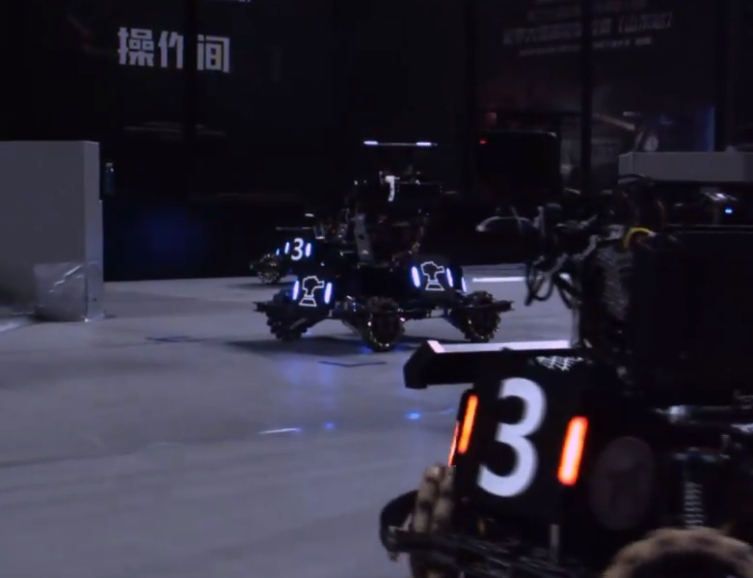
#> input picture img/2.jpg, 753 x 578 px
$ python dt.py
#> lines starting #> are read from the running program, lines starting #| are printed output that depends on the picture; after the words box and inside, x2 and y2 are one past the last pixel; in counts of white or black regions, pixels touching at a corner belong together
import cv2
import numpy as np
from enum import Enum

# 定义颜色常量
RED = 0
BLUE = 1

def show_img(img):
    if img is not None:
        cv2.namedWindow("tmp", cv2.WINDOW_NORMAL)
        cv2.imshow("tmp", img)


# 定义装甲类型
class ArmorType(Enum):
    SMALL = 0
    LARGE = 1
    INVALID = 2

# 定义灯条类
class Light:
    def __init__(self, box):
        self.color = None
        self.top = None
        self.bottom = None
        self.length = 0
        self.width = 0
        self.tilt_angle = 0

        points = cv2.boxPoints(box)
        points = sorted(points, key=lambda p: p[1])  # 按y坐标排序
        self.top = (points[0] + points[1]) / 2
        self.bottom = (points[2] + points[3]) / 2

        self.center = (self.top + self.bottom) / 2  # 添加center属性
        self.length = np.linalg.norm(self.top - self.bottom)
        self.width = np.linalg.norm(points[0] - points[1])

        self.tilt_angle = np.arctan2(abs(self.top[0] - self.bottom[0]), abs(self.top[1] - self.bottom[1])) * 180 / np.pi

# 定义装甲板类
class Armor:
    def __init__(self, light1, light2):
        if light1.center[0] < light2.center[0]:
            self.left_light = light1
            self.right_light = light2
        else:
            self.left_light = light2
            self.right_light = light1

        self.center = (self.left_light.center + self.right_light.center) / 2
        self.type = None
        self.number_img = None
        self.number = ""
        self.confidence = 0
        self.classification_result = ""

# 定义检测器类
class Detector:
    def __init__(self, bin_thres, color, light_params, armor_params):
        self.binary_thres = bin_thres
        self.detect_color = color
        self.light_params = light_params
        self.armor_params = armor_params
        self.lights = []
        self.armors = []

    def detect(self, input_img):
        binary_img = self.preprocess_image(input_img)
        self.lights = self.find_lights(input_img, binary_img)
        self.armors = self.match_lights(self.lights)

        # 这里可以添加分类数字的代码
        # if self.armors:
        #     self.classifier.extract_numbers(input_img, self.armors)
        #     self.classifier.classify(self.armors)

        return self.armors

    def preprocess_image(self, rgb_img):
        """预处理图像"""
        dark_img = cv2.convertScaleAbs(rgb_img, alpha=0.5)
        gray_img = cv2.cvtColor(dark_img, cv2.COLOR_RGB2GRAY)
        _, binary_img = cv2.threshold(gray_img, self.binary_thres, 255, cv2.THRESH_BINARY)

        show_img(binary_img)

        return binary_img

    def find_lights(self, rgb_img, binary_img):
        """查找灯条"""
        contours, _ = cv2.findContours(binary_img, cv2.RETR_EXTERNAL, cv2.CHAIN_APPROX_SIMPLE)
        lights = []

        for contour in contours:
            if len(contour) < 5:
                continue

            r_rect = cv2.minAreaRect(contour)
            light = Light(r_rect)

            if self.is_light(light):
                rect = cv2.boundingRect(contour)
                roi = rgb_img[rect[1]:rect[1]+rect[3], rect[0]:rect[0]+rect[2]]
                sum_r = np.sum(roi[:, :, 2])  # 红色通道
                sum_b = np.sum(roi[:, :, 0])  # 蓝色通道
                light.color = RED if sum_r > sum_b else BLUE
                lights.append(light)

        return lights

    def is_light(self, light):
        """判断是否为灯条"""
        ratio = light.width / light.length
        ratio_ok = self.light_params['min_ratio'] < ratio < self.light_params['max_ratio']
        angle_ok = light.tilt_angle < self.light_params['max_angle']
        return ratio_ok and angle_ok

    def match_lights(self, lights):
        """匹配灯条"""
        armors = []
        for i, light1 in enumerate(lights):
            for light2 in lights[i + 1:]:
                if light1.color != self.detect_color or light2.color != self.detect_color:
                    continue

                # if self.contain_light(light1, light2, lights):
                #     continue

                armor_type = self.is_armor(light1, light2)
                if armor_type != ArmorType.INVALID:
                    armor = Armor(light1, light2)
                    armor.type = armor_type
                    armors.append(armor)

        return armors

    def contain_light(self, light1, light2, lights):
        """判断两条灯条之间是否包含其他灯条"""
        points = np.array([light1.top, light1.bottom, light2.top, light2.bottom])
        bounding_rect = cv2.boundingRect(points)

        # 获取矩形的坐标和尺寸
        x, y, w, h = bounding_rect

        for test_light in lights:
            if test_light == light1 or test_light == light2:
                continue

            # 检查灯条的顶点和中心是否在矩形内
            if (x <= test_light.top[0] <= x + w and y <= test_light.top[1] <= y + h) or \
            (x <= test_light.bottom[0] <= x + w and y <= test_light.bottom[1] <= y + h) or \
            (x <= test_light.center[0] <= x + w and y <= test_light.center[1] <= y + h):
                return True

        return False


    def is_armor(self, light1, light2):
        """判断是否为装甲板"""
        # 计算两个灯的长度比
        light_length_ratio = min(light1.length, light2.length) / max(light1.length, light2.length)
        light_ratio_ok = light_length_ratio > self.armor_params['min_light_ratio']

        # 计算中心距离
        avg_light_length = (light1.length + light2.length) / 2
        center_distance = np.linalg.norm(light1.center - light2.center) / avg_light_length
        center_distance_ok = (
            self.armor_params['min_small_center_distance'] <= center_distance < self.armor_params['max_small_center_distance'] or
            self.armor_params['min_large_center_distance'] <= center_distance < self.armor_params['max_large_center_distance']
        )

        # 计算角度
        diff = light1.center - light2.center
        angle = abs(np.arctan2(diff[1], diff[0])) * 180 / np.pi
        angle_ok = angle < self.armor_params['max_angle']

        is_armor = light_ratio_ok and center_distance_ok and angle_ok
        if is_armor:
            return ArmorType.LARGE if center_distance > self.armor_params['min_large_center_distance'] else ArmorType.SMALL
        return ArmorType.INVALID

    def draw_results(self, img):
        # 绘制灯
        for light in self.lights:
            cv2.circle(img, tuple(map(int, light.top)), 2, (255, 255, 255), -1)
            cv2.circle(img, tuple(map(int, light.bottom)), 2, (255, 255, 255), -1)
            line_color = (255, 255, 0) if light.color == RED else (255, 0, 255)
            cv2.line(img, tuple(map(int, light.top)), tuple(map(int, light.bottom)), line_color, 1)

        # 绘制装甲板
        for armor in self.armors:
            cv2.line(img, tuple(map(int, armor.left_light.top)), tuple(map(int, armor.right_light.bottom)), (0, 255, 0), 2)
            cv2.line(img, tuple(map(int, armor.left_light.bottom)), tuple(map(int, armor.right_light.top)), (0, 255, 0), 2)

            # 显示分类结果
            # cv2.putText(img, armor.classification_result, tuple(map(int, armor.left_light.top)), cv2.FONT_HERSHEY_SIMPLEX, 0.5, (0, 255, 255), 1)
        return img

# 使用示例
if __name__ == "__main__":
    light_params = {'min_ratio': 0.1, 'max_ratio': 1, 'max_angle': 30}
    armor_params = {
        'min_light_ratio': 0.001,
        'min_small_center_distance': 1,
        'max_small_center_distance': 5000,
        'min_large_center_distance': 1,
        'max_large_center_distance': 10000,
        'max_angle': 30
    }
    detector = Detector(bin_thres=80, color=RED, light_params=light_params, armor_params=armor_params)

    # 读取图像并进行检测
    img = cv2.imread("img/2.jpg")
#> img is the input picture: shape (578, 753, 3); mean B, G, R 54.3, 40.6, 43.3
    # img = cv2.imread("/home/dbink/rm_opencv/img/combine.png")
    armors = detector.detect(img)
#> in preprocess_image, `dark_img = cv2.convertScaleAbs(rgb_img, alpha=0.5)`:
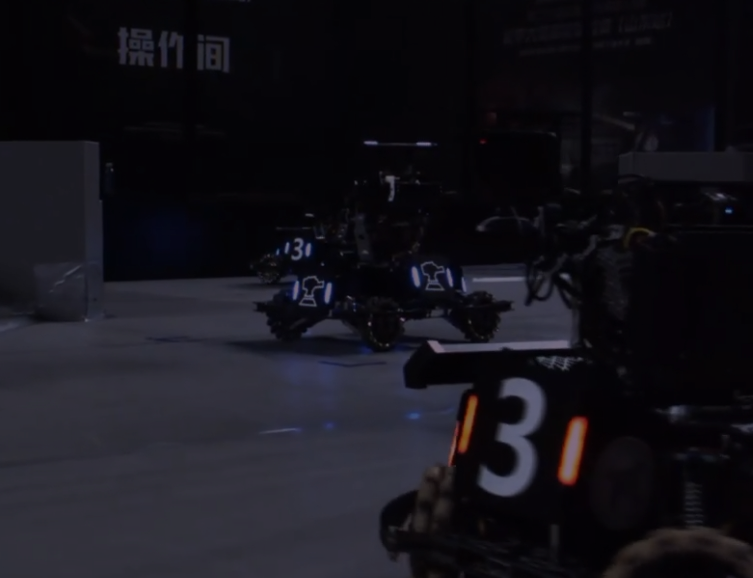
#> dark_img: shape (578, 753, 3); mean B, G, R 27.1, 20.3, 21.7
#> in preprocess_image, `_, binary_img = cv2.threshold(gray_img, self.binary_thres, 255, cv2.TH..`:
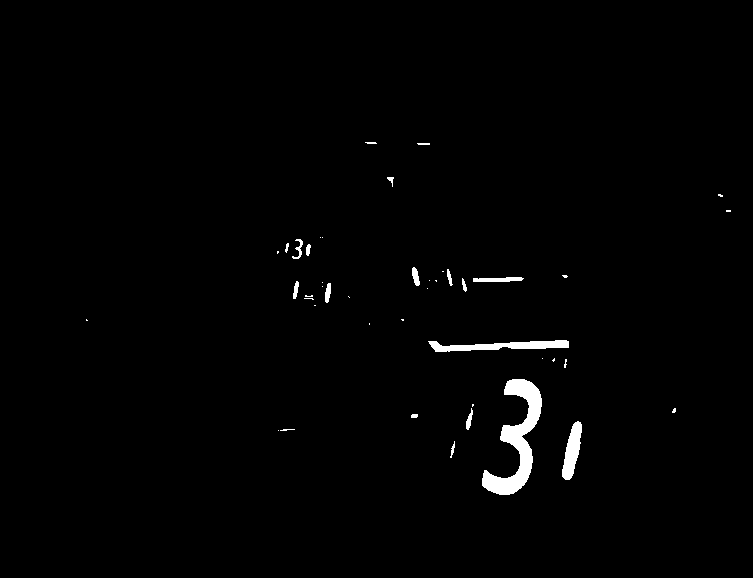
#> binary_img: shape (578, 753); 1.2% white; 44 white regions (26 under 20 px)
#> in find_lights, `contours, _ = cv2.findContours(binary_img, cv2.RETR_EXTERNAL, cv2.CHAI..`: contours = 44 contours, 32 with area under 20; largest, box (x1, y1, x2, y2) and area: (482, 379, 542, 495) 2377, (428, 340, 569, 352) 788, (562, 421, 582, 480) 610, (473, 277, 524, 282) 150, (412, 267, 420, 286) 78
#> the loop in find_lights, `for contour in contours:` made 44 passes
#> (points in Light, ratio in is_light) on passes 6, 9, 10, 23: ([[672, 408], [675, 408], [675, 412], [672, 412]], 0.75), ([[507.5, 374.9], [551.5, 385.9], [479, 489], [523, 500]], 0.386), ([[564, 359], [566, 359], [566, 367], [564, 367]], 0.25), ([[325, 283], [330, 283], [330, 302], [325, 302]], 0.263)
#> (ratio in is_light, ratio_ok in is_light) on passes 1, 4, 7, 25, 28, 33: (0.167, True), (0.221, True), (0.218, True), (0.226, True), (0.25, True), (0.305, True)
#> after the loop in find_lights, `for contour in contours:`: lights = 15 items
#> the loop in match_lights, `for i, light1 in enumerate(lights):` made 15 passes
#> after the loop in match_lights, `for i, light1 in enumerate(lights):`: armors = 1 item
#> armors = 1 item

    print(armors)
#> (printed output is left out)

    # 绘制结果
    result_img = detector.draw_results(img.copy())
#> the loop in draw_results, `for light in self.lights:` made 15 passes
#> line_color on passes 1 to 12: (255, 255, 0), (255, 255, 0), (255, 0, 255), (255, 255, 0), (255, 0, 255), (255, 0, 255), (255, 0, 255), (255, 0, 255), (255, 0, 255), (255, 0, 255), (255, 0, 255), (255, 0, 255)
#> the loop in draw_results, `for armor in self.armors:` made 1 pass
#> after the loop in draw_results, `for armor in self.armors:`:
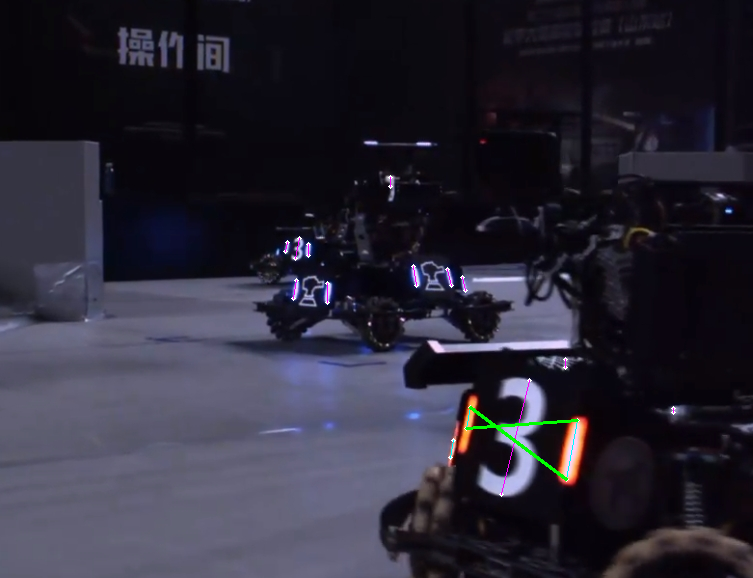
#> img: shape (578, 753, 3); mean of channels 0, 1, 2 54.2, 40.9, 43.3; drawn as B, G, R

    cv2.namedWindow("result_img", cv2.WINDOW_NORMAL)
    cv2.imshow("result_img", result_img)
    cv2.waitKey(0)
    cv2.destroyAllWindows()
